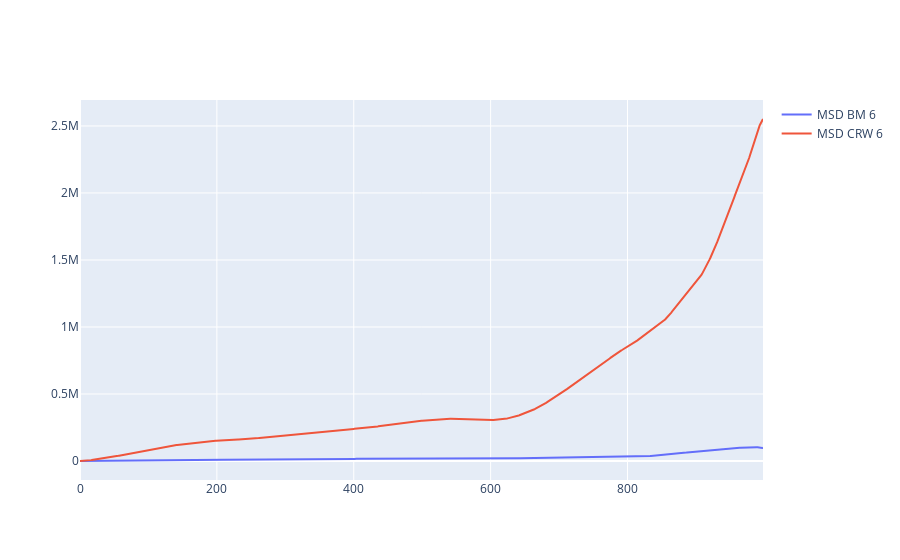
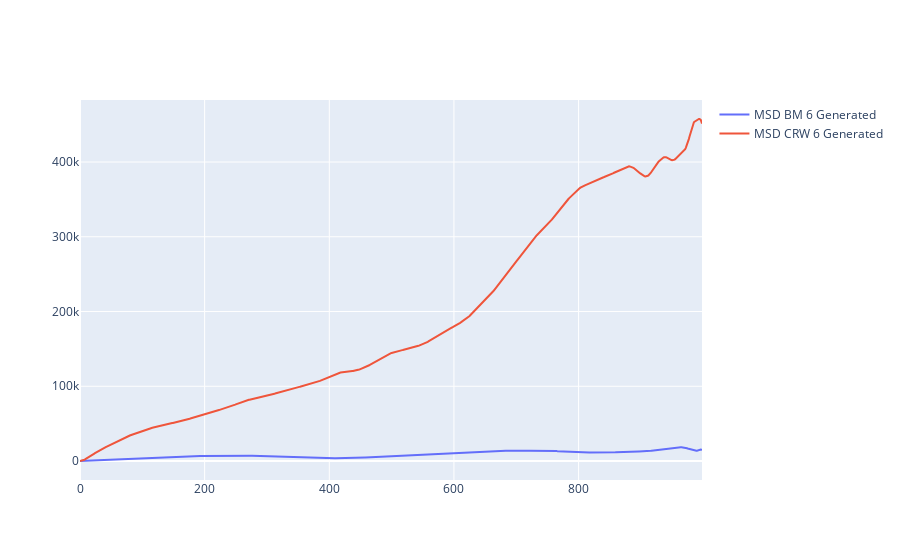

The notebook cell saved with these charts, in order:
### Code cell
# Init figure
fig_path_length = go.Figure()
fig_path_length_G = go.Figure()

# first trace MSD_BM
## start - Add your code here
fig_path_length.add_trace(go.Scatter(
    x = MSD_BM.index,
    y = MSD_BM.MSD,
    name = 'MSD BM 6',
    showlegend = True
))

fig_path_length_G.add_trace(go.Scatter(
    x = MSD_BM_G.index,
    y = MSD_BM_G.MSD,
    name = 'MSD BM 6 Generated',
    showlegend = True
))
## end - Add your code here


# Second trace MSD_CRW
## start - Add your code here
fig_path_length.add_trace(go.Scatter(
    x = MSD_CRW.index,
    y = MSD_CRW.MSD,
    name = 'MSD CRW 6',
    showlegend = True
))

fig_path_length_G.add_trace(go.Scatter(
    x = MSD_CRW_G.index,
    y = MSD_CRW_G.MSD,
    name = 'MSD CRW 6 Generated',
    showlegend = True
))
## end - Add your code here


fig_path_length.show()
fig_path_length_G.show()

### Figure 1 — Plotly figure (JSON) as saved in the notebook; plotly's stock layout.template omitted (floating-point values rounded to 4 significant figures; data arrays with more than 128 entries replaced by an {"elided": "..."} marker saying what was removed)
{"data": [{"name": "MSD BM 6", "showlegend": true, "type": "scatter", "x": {"elided": "999 int values"}, "y": {"elided": "999 float values"}}, {"name": "MSD CRW 6", "showlegend": true, "type": "scatter", "x": {"elided": "999 int values"}, "y": {"elided": "999 float values"}}], "layout": {}}

### Figure 2 — Plotly figure (JSON) as saved in the notebook; plotly's stock layout.template omitted (floating-point values rounded to 4 significant figures; data arrays with more than 128 entries replaced by an {"elided": "..."} marker saying what was removed)
{"data": [{"name": "MSD BM 6 Generated", "showlegend": true, "type": "scatter", "x": {"elided": "999 int values"}, "y": {"elided": "999 float values"}}, {"name": "MSD CRW 6 Generated", "showlegend": true, "type": "scatter", "x": {"elided": "999 int values"}, "y": {"elided": "999 float values"}}], "layout": {}}
